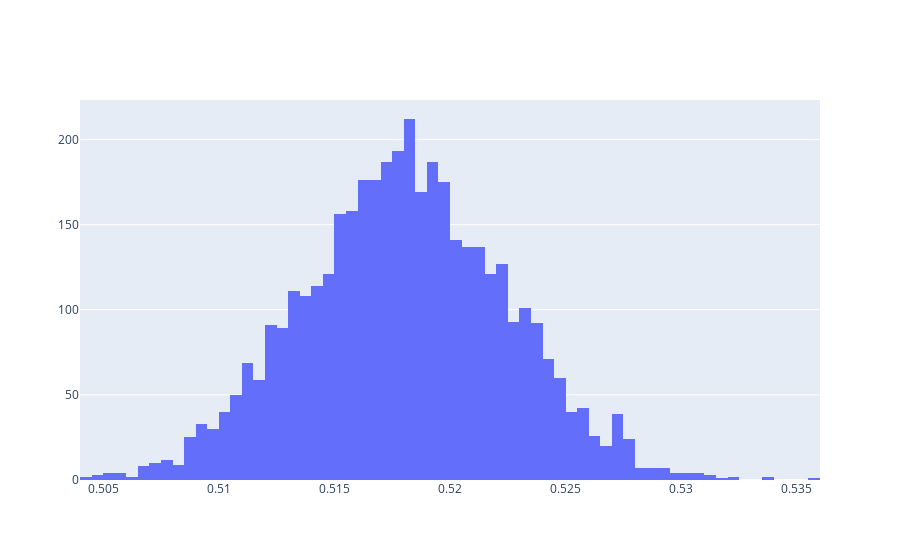

The code cell stored with this chart in its notebook:
### Code cell
go.Figure(
    data=[
        go.Histogram(
            x=make_distribution().sample([4096]).exp()
        )
    ]
)

### Figure 1 — Plotly figure (JSON) as saved in the notebook; plotly's stock layout.template omitted (floating-point values rounded to 4 significant figures; data arrays with more than 128 entries replaced by an {"elided": "..."} marker saying what was removed)
{"data": [{"type": "histogram", "x": {"elided": "4096 float values"}}], "layout": {}}
